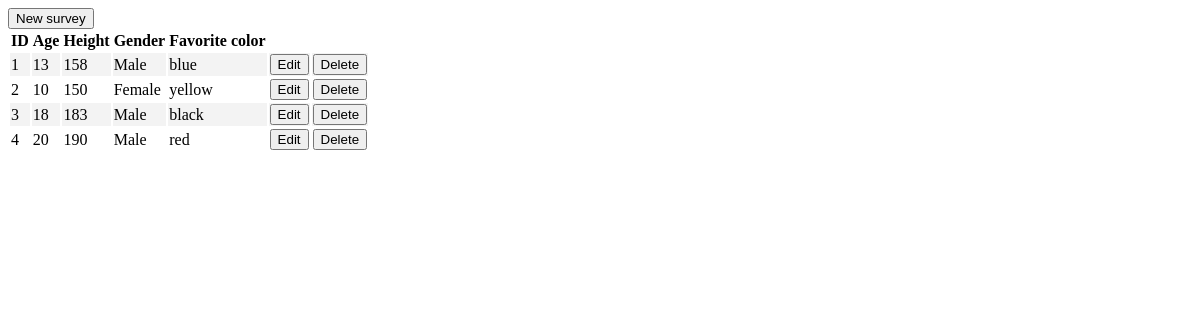
Before: / with the older database file.
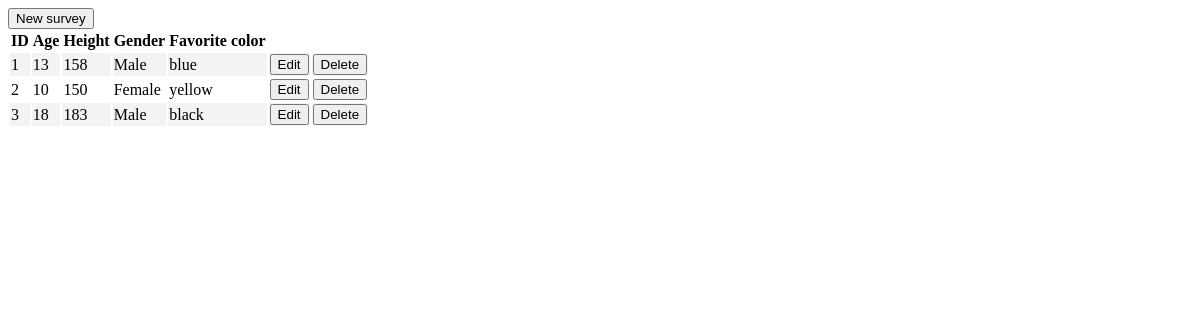
After: the same page with the newer database file.
### tables this page shows
CREATE TABLE People(
        id INTEGER PRIMARY KEY AUTOINCREMENT,
        age INTEGER,
        height INTEGER,
        gender TEXT,
        favorite_color TEXT
    );

### app.py (the view)
@app.route('/')
def home():
    datas = exec_sql(
        """
        SELECT * FROM People;
        """
    )
    people = list()
    for data in datas:
        temp = {
            'id': data[0],
            'age': data[1],
            'height': data[2],
            'gender': data[3],
            'favorite_color': data[4]
        }
        people.append(temp)
    return render_template('home.html', people=people)

### database_execute.py (called while the page is built)
def exec_sql(sql_code, params=None):
    conn = sqlite3.connect("test.db")
    try:
        cur = conn.cursor()
        if params:
            cur.execute(sql_code, params)
        else:
            cur.execute(sql_code)
        try:
            res = cur.fetchall()
        except Exception:
            res = []
        conn.commit()
        return res
    finally:
        conn.close()

### templates/home.html (shortened to what this page needs)
{% extends 'base.html' %}
{% block content %}
    <a href="{{ url_for('add') }}"><button>New survey</button></a>
    <table>
        <tr>
            <th>ID</th>
            <th>Age</th>
            <th>Height</th>
            <th>Gender</th>
            <th>Favorite color</th>
        </tr>
        {% for person in people %}
        <tr id="row-{{loop.index}}"">
            <td>{{ person['id'] }}</td>
            <td>{{ person['age'] }}</td>
            <td>{{ person['height'] }}</td>
            <td>{{ person['gender'] }}</td>
            <td>{{ person['favorite_color'] }}</td>
            <td><a href="{{url_for('edit', id=person['id'])}}"><button>Edit</button></a></td>
            <td><a href="{{url_for('delete', id=person['id'])}}"><button>Delete</button></a></td>
        </tr>
        {% endfor %}
    </table>
{% endblock %}

### templates/base.html (shortened to what this page needs)
<!DOCTYPE html>
<html lang="en">
<head>
    <link rel="stylesheet" href="{{url_for('static', filename='style.css')}}">
</head>
<body>
  {% block content %}
  {% endblock %}
</body>
</html>

### static/style.css (style rules this page uses)
tr:nth-child(even) { background-color: #f3f3f3; }
tr:nth-child(odd) { background-color: #ffffff; }

Changed rows visible on the page:
removed People: id "4", age "20", height "190", gender "Male", favorite_color "red"
